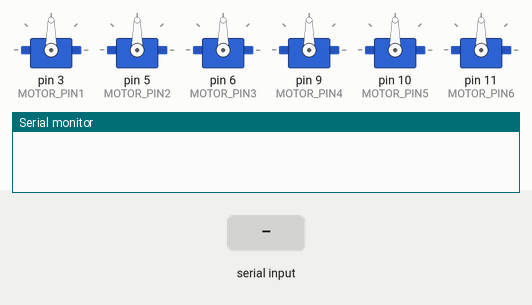
Simulated run of this sketch. Board: Arduino Uno, built with avr-gcc and run on an emulated ATmega328P. Parts: 6 × servo, the last lines printed to the serial monitor. Inputs (shaded band) come from the test bench.

Above: at 0.9 s.
1.0 s: "90,45\n" received over Serial
At 2.3 s:
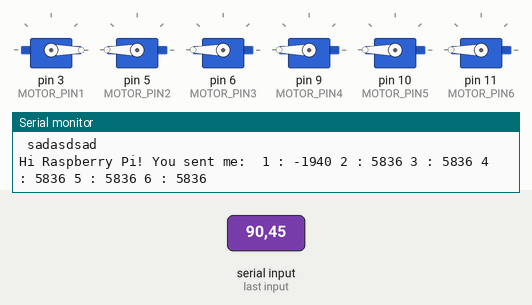
3.5 s: "1" received over Serial
At 5.2 s:
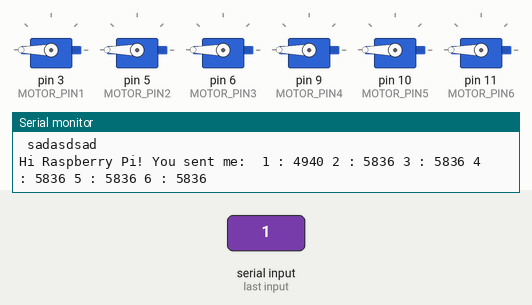
6.0 s: "7\n" received over Serial
At 8.2 s:
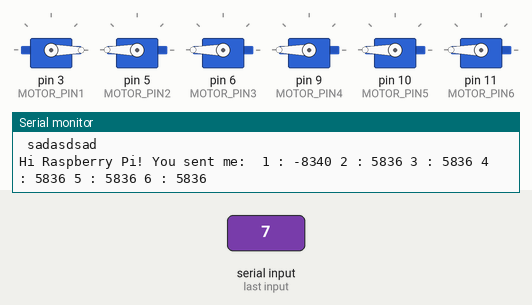
8.5 s: "30,150\n" received over Serial
At 10.4 s:
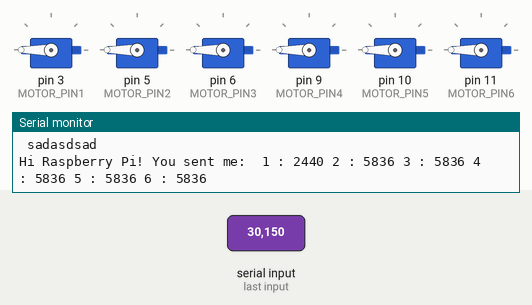
11.0 s: "90\n" received over Serial
At 13.3 s:
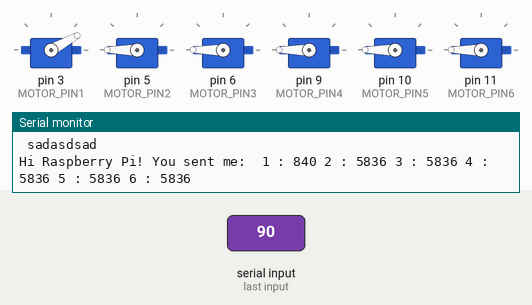
Timing chart, 0 to 14.5 s (numbered marks = the images above; inputs shaded):
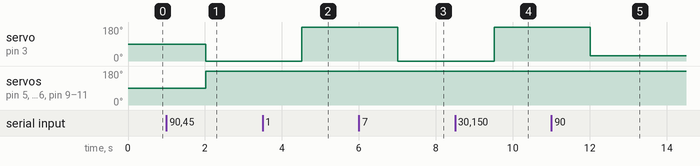

The sketch:

ReadEnginePowerFromRaspberry.ino
```cpp
/*
#include <Servo.h>

#define MAX_SIGNAL 2000
#define MIN_SIGNAL 1000
#define MOTOR_PIN1 3
#define MOTOR_PIN2 5
#define MOTOR_PIN3 6
#define MOTOR_PIN4 9
#define MOTOR_PIN5 10
#define MOTOR_PIN6 11

/*
Servo myservo;
Servo myservo2;// Create a Servo object for the motor
Servo myservo3;
Servo myservos[3];
*//*
Servo engines[6];
const int motorPin =6;    // Pin that controls the motor
const int motorPin2 = 9;
void setup() {
  engines[0].attach(MOTOR_PIN1);
  engines[1].attach(MOTOR_PIN2);
  engines[2].attach(MOTOR_PIN3);
  engines[3].attach(MOTOR_PIN4);
  engines[4].attach(MOTOR_PIN5);
  engines[5].attach(MOTOR_PIN6);
//  myservo.attach(MOTOR_PIN1);   // Attach the Servo object to the motor pin

}

void loop() {
  for (int i = 1000; i <= 2000; i++) {    // Increase the PWM value from 1000 to 2000 microseconds
  /* myservo.writeMicroseconds(i);
   myservo2.writeMicroseconds(i);
   myservo3.writeMicroseconds(i);
   myservos[0].writeMicroseconds(i);
  *//*
  // Write the PWM value to the motor pin
    delay(1);   // Wait for 1 millisecond
  }
  for (int i = 2000; i >= 1000; i--) {    // Decrease the PWM value from 2000 to 1000 microseconds
   // for (int k = 0;k < 6; k++)
      //   engines[k].writeMicroseconds(i);   // Write the PWM value to the motor pin
    delay(1);   // Wait for 1 millisecond
  }
}

*/

#include <Servo.h>

// <------------ Engines params ------------> //
#define MAX_SIGNAL 2000
#define MIN_SIGNAL 1000
#define MOTOR_PIN1 3
#define MOTOR_PIN2 5
#define MOTOR_PIN3 6
#define MOTOR_PIN4 9
#define MOTOR_PIN5 10
#define MOTOR_PIN6 11

// <------------ Functions ------------> //
void ChangeEngineSpeed( Servo* engine);
int PIDAlgoritmForEngines( Servo* engine, int power);

// <------------ Communication param ------------> //
const int BUFFER_SIZE = 48;
char buf[BUFFER_SIZE];

// <------------ Engine param ------------> //
Servo engines[6];
int enginesPower[6];

// <------------ Loop params ------------> //
int value, engineIndex, i, index, scale;


void setup(){

  Serial.begin(9600);

  engines[0].attach(MOTOR_PIN1);
  engines[1].attach(MOTOR_PIN2);
  engines[2].attach(MOTOR_PIN3);
  engines[3].attach(MOTOR_PIN4);
  engines[4].attach(MOTOR_PIN5);
  engines[5].attach(MOTOR_PIN6);


  // Wait for input
  while (!Serial.available());
  Serial.read();


}


void loop(){

  if(Serial.available() > 0) {
    int rlen = Serial.readBytes(buf, BUFFER_SIZE);

    value = 0;
    engineIndex = 0;
    for(index = 0; index < BUFFER_SIZE;)
    {
      scale = 1;

      for(i = 7; i >=0 ; i--)
      {
        if(i == 7 && buf[index]  == '1')
        {
          scale = -1;
        }
        else
        {
          value = value+ pow(2,i) * (buf[index] - '0');
        }
        index++;
      }
      value *= scale;
      enginesPower[engineIndex] = value * 5  + 1500;
      value = 0;
      engineIndex++;
    }
    for(i = 0; i < 6; i++)
    {
      ChangeEngineSpeed(&engines[i],enginesPower[i]);
    }

   Serial.print("Hi Raspberry Pi! You sent me: ");
    Serial.print(" 1 : ");
  Serial.print(enginesPower[0]);
    Serial.print(" 2 : ");
  Serial.print(enginesPower[1]);
    Serial.print(" 3 : ");
  Serial.print(enginesPower[2]);
    Serial.print(" 4 : ");
  Serial.print(enginesPower[3]);
    Serial.print(" 5 : ");
  Serial.print(enginesPower[4]);
    Serial.print(" 6 : ");
  Serial.print(enginesPower[5]);
  Serial.println(" ");


    }


}


void ChangeEngineSpeed( Servo* engine, int power)
{
  // engine->writeMicroseconds(power parameters);
  engine->writeMicroseconds(power);
    Serial.println(" sadasdsad");
}


// lerp
int PIDAlgoritmForEngines( Servo* engine, int power)
{
  return (engine->read() + (engine->read() - power) * 0.5);
}
```

Measured:
- after the input at 1.0 s, servo on pin 3 (MOTOR_PIN1): 90° → 0° after 1.0 s; servo on pin 5 (MOTOR_PIN2), servo on pin 6 (MOTOR_PIN3), servo on pin 9 (MOTOR_PIN4), servo on pin 10 (MOTOR_PIN5), servo on pin 11 (MOTOR_PIN6): 90° → 180° after 1.0 s
- after the input at 3.5 s, servo on pin 3 (MOTOR_PIN1): 0° → 180° after 1.0 s
- after the input at 6.0 s, servo on pin 3 (MOTOR_PIN1): 180° → 0° after 1.0 s
- after the input at 8.5 s, servo on pin 3 (MOTOR_PIN1): 0° → 180° after 1.0 s
- after the input at 11.0 s, servo on pin 3 (MOTOR_PIN1): 180° → 29° after 1.0 s
